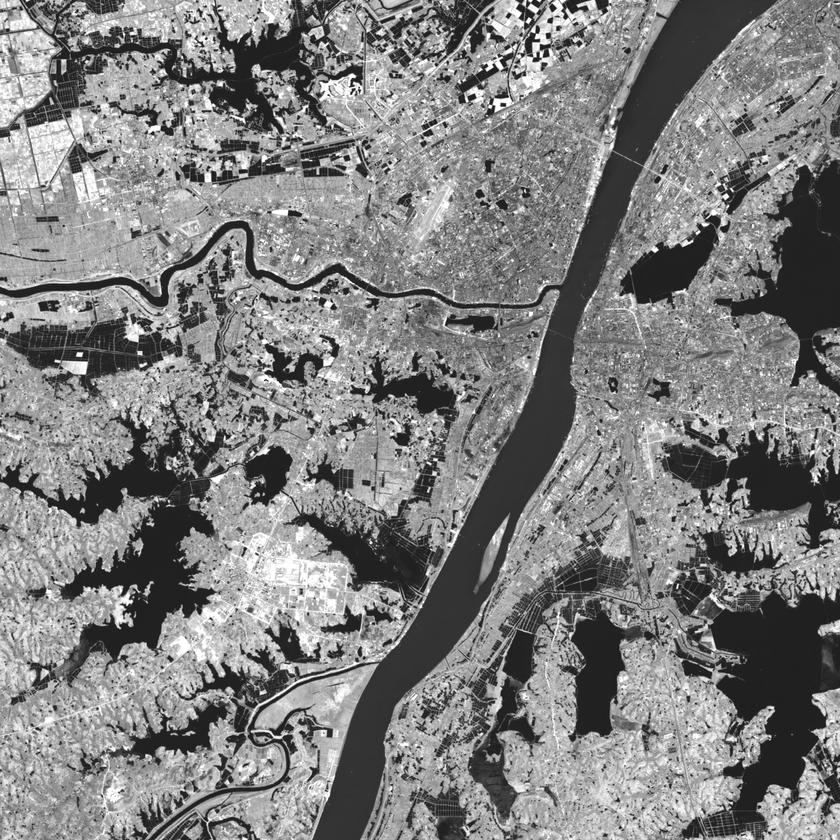
//> input picture DigitalImageProcessing/BasicDIP/PseudoColorEnhancement/image.bmp, 840 x 840 px, shrunk from 1024 x 1024 before the run
$ ./PseudoColorEnhancement   (built with g++ and OpenCV 4)
//> lines starting //> are read from the running program, lines starting //| are printed output that depends on the picture
/**
 * @file PseudoColorEnhancement.cpp
 * @author Xiang Zheng
 * @date 2017.12.28
 * @brief This program completes a pseudo color enhancement method for a given image
 */
#include<iostream>
#include<opencv2\opencv.hpp>
using namespace std;
using namespace cv;
int main() {
    const char *input_file_name = "image.bmp";      /**< @variable input_file_name input file name */
    const char *output_file_name = "result.bmp";    /**< @variable output_file_name output file name */

    Mat img = imread(input_file_name, 0);           /**< @variable img input image */
//> img is the input picture: 840 rows x 840 cols, CV_8UC1; min 10, max 255, mean 127.7
	if (img.empty()) {
		cout << "Can't open file!\n";
		exit(EXIT_FAILURE);
	}
    unsigned char *raw_image = img.data;            /**< @variable raw_image pointer to the input image data */
    int width = img.cols;                           /**< @variable width input image width */
//> width = 840
    int height = img.rows;                          /**< @variable height input image height */
//> height = 840

    Mat new_img;                                    /**< @variable new_img output image */
	new_img.create(height, width, CV_8UC3);
    unsigned char *color_image = new_img.data;      /**< @variable color_image pointer to the output image data */
	unsigned char tmp = 0;

	for (int i = 0; i < height; i++) {
		for (int j = 0; j < width; j++) {
			tmp = raw_image[i*width + j];
            color_image[(i*width + j) * 3 + 0] = abs(255 - tmp);   /**< @brief Blue channel */
            color_image[(i*width + j) * 3 + 1] = abs(127 - tmp);   /**< @brief Green channel */
            color_image[(i*width + j) * 3 + 2] = abs(0 - tmp);     /**< @brief Red channel */
		}
	}
//> this loop made 840 passes
//> tmp on passes 1 to 3: 134, 85, 128
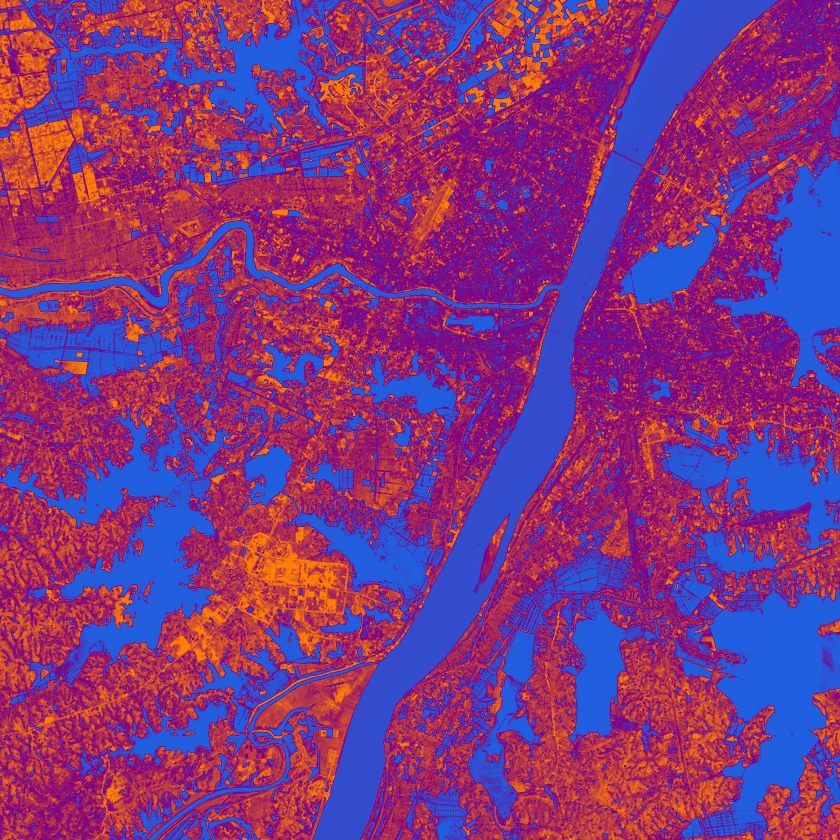
//> new_img: 840 rows x 840 cols, CV_8UC3; mean B, G, R 127.3, 54, 127.7
//> after the loop, tmp = 156

    /**< @brief display and save the output image */
	namedWindow("display");
	imshow("display", new_img);
	waitKey(0);
	imwrite(output_file_name, new_img);

	return 0;
}
